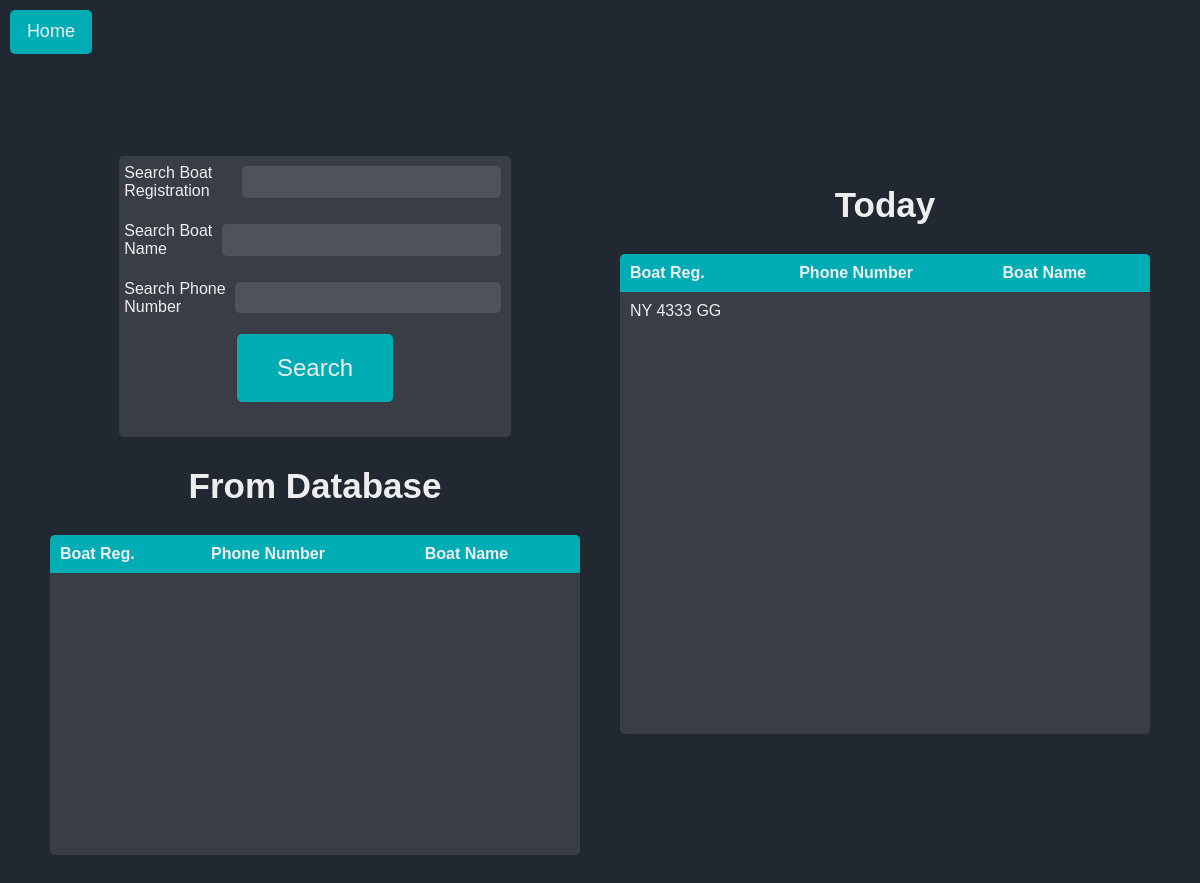
/search (signed in), run on an earlier commit of the app's database.
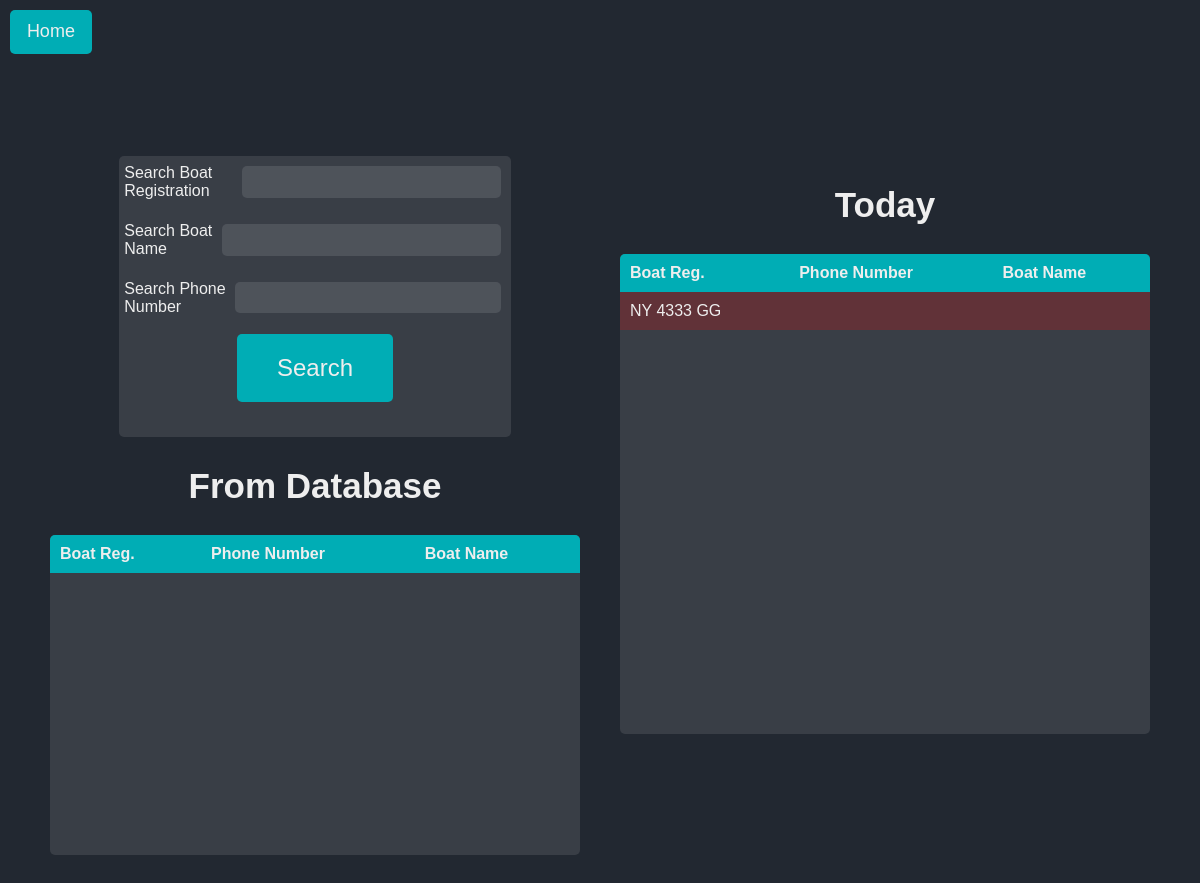
And on a later commit of the database.
### website/views.py (the view, shortened to what this page needs)
@views.route('/search', methods=['GET','POST'])
@login_required
def search():
    form = SearchForm()
    results = []
    resultsToday = []
    if CurrentBoats.query.first():
        resultsToday = CurrentBoats.query.first().boats.all()
        print(resultsToday)
        for boat in resultsToday:
            calcCurrentBoatStatus(boat)
        resultsToday = CurrentBoats.query.first().boats.all()
    return render_template('search.html', form=form, boats=results, currentboats=resultsToday, current_time=calc_current_time())

### website/forms.py
class SearchForm(FlaskForm):
    boat_reg = StringField('Search Boat Registration')
    boat_name = StringField('Search Boat Name')
    phone_number = StringField('Search Phone Number')
    submit = SubmitField('Submit')

### website/functions.py (called while the page is built)
def calc_current_time():
    Debug = True
    current_time = datetime.now(timezone.utc)
    days_offset = 0
    hours_offset = 10
    mins_offset = 0
    if Debug:
        current_time += timedelta(days=days_offset, hours=hours_offset, minutes=mins_offset)
    print("Current Time is: ", current_time, "| Debug is: ", Debug)
    return current_time

def remove_from_current_Visits(boat_id):
    boat = Boat.query.get(boat_id)
    if boat:
        boat.current_boats_id = None
        db.session.commit()
    else:
        print("Boat not found!")
        flash("Tried to remove boat from current boats that doesn't exist", category='error')

### website/templates/search.html (shortened to what this page needs)
{% extends "base.html" %}
{%block head%}
<a href="{{ url_for('views.home') }}"id="home-btn">Home</a>
{%endblock%}
{%block styles%}static/search-styles.css{%endblock%}
{% block content%}
<div id="main-container">
  <div id="left-container" style="flex: 1;">
    <div id="search-container">
      <form method="POST" id="search">
        <div class="form-group">
          {{ form.boat_reg.label }}
          {{ form.boat_reg(class="form-control") }}
        </div>
        <div class="form-group">
          {{ form.boat_name.label }}
          {{ form.boat_name(class="form-control") }}
        </div>
        <div class="form-group">
          {{ form.phone_number.label }}
          {{ form.phone_number(class="form-control") }}
        </div>
        <div id="button-container">
          <button type="submit" class="btn btn-primary" id="login-btn" name="submit-button" value="search">Search</button>
        </div>
      </form>
    </div>
    <div id="table-container">
      <h2>From Database</h2>
      <div id="table-no-header">
        <table id="search-results">
          <thead>
            <tr>
              <th>Boat Reg.</th>
              <th>Phone Number</th>
              <th>Boat Name</th>
            </tr>
          </thead>
        </table>
    </div>
    </div>
  </div>
  <div id="right-container" style="flex: 1;">
    <div id="table-container">
      <h2>Today</h2>
      {%if currentboats%}
      <div id="table-no-header">
        <table id="current-boats">
          <thead>
            <tr>
              <th>Boat Reg.</th>
              <th>Phone Number</th>
              <th>Boat Name</th>
            </tr>
          </thead>
          <tbody>
            {% for boat in currentboats %}
            <tr class="clickable-row {% if not boat.total_unpaid_nights == None and boat.total_unpaid_nights > 0 %}red-tint{%elif not boat.total_unpaid_days == None and boat.total_unpaid_days > 0%} yellow-tint {%elif boat | has_paid %}green-tint{% endif %}" data-href="{{ url_for('views.log_boat', boat_reg=boat.boat_reg, boat_name=boat.boat_name, phone_number=boat.phone_number,  id=boat.id) }}">
              <td>{{ boat.boat_reg }}</td>
              <td>{{ boat.phone_number }}</td>
              <td>{{ boat.boat_name }}</td>
            </tr>
            {% endfor %}
          </tbody>
        </table>
      </div>
      {% else %}
      <div id="button-container">
            <button type="submit" form="search" class="btn btn-primary" id="login-btn" name="submit-button" value="add">Add New Boat</button>
      </div>
      {%endif%}
    </div>
  </div>
</div>
{%endblock%}

What changed in the data, as far as the page shows it:
changed Boat "NY 4333 GG": total_unpaid_nights empty → 1 (drawn)
